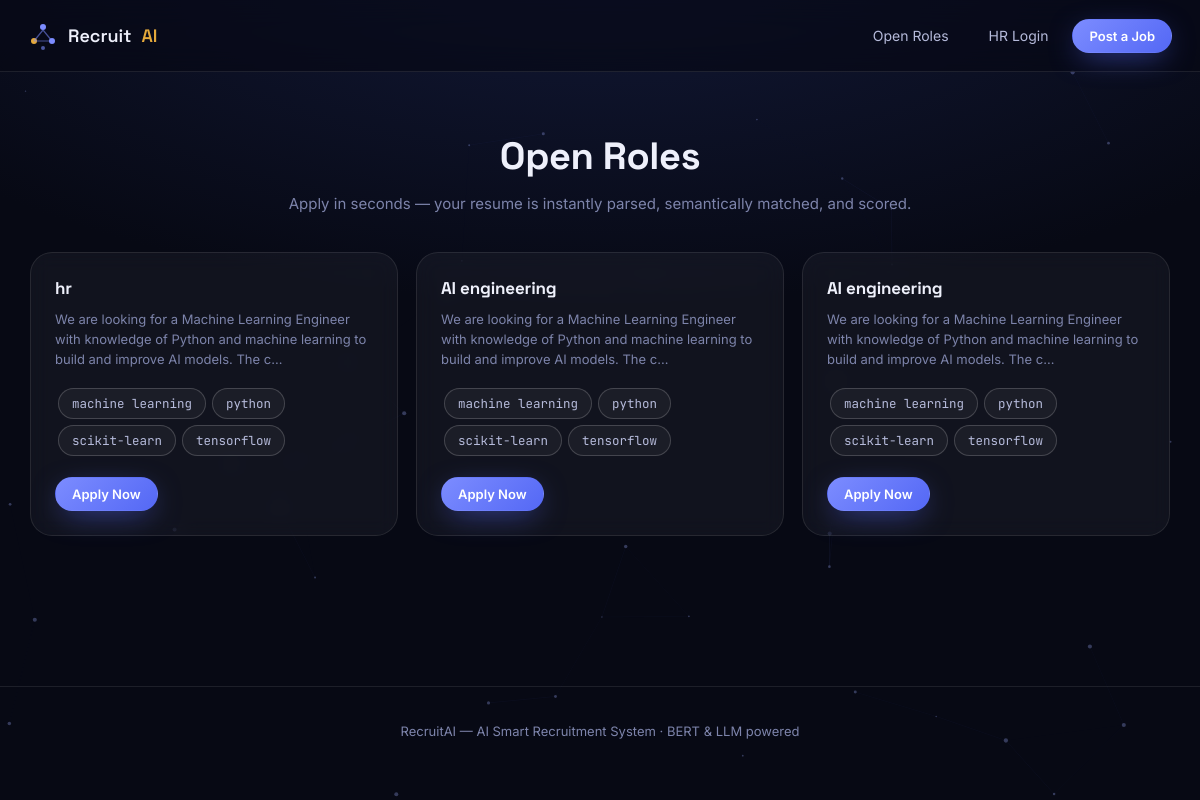
Page /jobs on the committed database.
### database.py (models this page shows, shortened)
class Job(db.Model):
    id = db.Column(db.Integer, primary_key=True)
    title = db.Column(db.String(150), nullable=False)
    description = db.Column(db.Text, nullable=False)
    required_skills_json = db.Column(db.Text, default="[]")
    required_experience = db.Column(db.Float, default=0.0)
    created_by = db.Column(db.Integer, db.ForeignKey("hr_user.id"))
    created_at = db.Column(db.DateTime, default=datetime.utcnow)
    @property
    def required_skills(self):
        return json.loads(self.required_skills_json or "[]")

### app.py (the view)
@app.route("/jobs")
def jobs_list():
    jobs = Job.query.order_by(Job.created_at.desc()).all()
    return render_template("jobs.html", jobs=jobs)

### templates/jobs.html (shortened to what this page needs)
{% extends "base.html" %}
{% block content %}
<section class="section container" style="padding-top:40px;">
  <div class="section-head reveal in-view" style="margin-bottom:36px;">
    <h2>Open Roles</h2>
    <p>Apply in seconds — your resume is instantly parsed, semantically matched, and scored.</p>
  </div>
  {% if not jobs %}
    <div class="card reveal in-view" style="text-align:center; padding:60px 20px;">
      <h3>No open roles right now</h3>
      <p style="color:var(--text-low); margin-top:10px;">Check back soon, or ask HR to post a role.</p>
    </div>
  {% else %}
    <div class="module-grid">
      {% for job in jobs %}
      <div class="card module-card card-hover reveal">
        <h4 style="font-size:17px; margin-bottom:10px;">{{ job.title }}</h4>
        <p style="margin-bottom:16px;">{{ job.description[:130] }}{% if job.description|length > 130 %}…{% endif %}</p>
        <div style="margin-bottom:18px;">
          {% for s in job.required_skills[:6] %}<span class="pill pill-neutral">{{ s }}</span>{% endfor %}
        </div>
        <a href="{{ url_for('apply', job_id=job.id) }}" class="btn btn-primary btn-sm">Apply Now</a>
      </div>
      {% endfor %}
    </div>
  {% endif %}
</section>
{% endblock %}

### templates/base.html (shortened to what this page needs)
<!doctype html>
<html lang="en">
<head>
  <link rel="stylesheet" href="{{ url_for('static', filename='css/style.css') }}">
</head>
<body>
  <canvas id="node-canvas"></canvas>
  <nav class="navbar">
    <a href="{{ url_for('index') }}" class="brand">
      Recruit<span style="color:#e4a93b">AI</span>
    </a>
    <div class="nav-links">
      <a href="{{ url_for('jobs_list') }}" class="nav-link">Open Roles</a>
      {% if session.get('hr_user_id') %}
        <a href="{{ url_for('hr_dashboard') }}" class="nav-link">Dashboard</a>
        <a href="{{ url_for('hr_logout') }}" class="nav-link">Log out</a>
      {% else %}
        <a href="{{ url_for('hr_login') }}" class="nav-link">HR Login</a>
        <a href="{{ url_for('hr_signup') }}" class="btn btn-primary btn-sm">Post a Job</a>
      {% endif %}
    </div>
  </nav>
  <div class="page-shell">
    <div class="container" style="padding-top:20px;">
    </div>
    {% block content %}{% endblock %}
  </div>
  <footer class="footer">
    <div class="container">RecruitAI — AI Smart Recruitment System · BERT &amp; LLM powered</div>
  </footer>
</body>
</html>

### static/css/style.css (style rules this page uses)
:root { --bg-0: #070914; --bg-1: #0c1024; --bg-2: #131a3a; --surface: rgba(255, 255, 255, 0.045); --surface-hover: rgba(255, 255, 255, 0.08); --border: rgba(255, 255, 255, 0.09); --border-strong: rgba(255, 255, 255, 0.18); --indigo: #5468f5; --indigo-bright: #7c8cff; --indigo-dim: #2c3488; --gold: #e4a93b; --gold-bright: #f6c35e; --green: #3ecf8e; --red: #f16565; --text-hi: #eef0fb; --text-mid: #b6bbdb; --text-low: #7d84ab; --radius-sm: 8px; --radius-md: 14px; --radius-lg: 22px; --shadow-glow: 0 0 0 1px var(--border), 0 20px 60px -20px rgba(84, 104, 245, 0.35); --font-display: 'Space Grotesk', 'Inter', sans-serif; --font-body: 'Inter', sans-serif; --font-mono: 'JetBrains Mono', monospace; }
* { box-sizing: border-box; }
html { scroll-behavior: smooth; }
body { margin: 0; background: radial-gradient(ellipse 120% 80% at 50% -10%, var(--bg-2), var(--bg-0) 60%); color: var(--text-mid); font-family: var(--font-body); min-height: 100vh; position: relative; overflow-x: hidden; }
a { color: inherit; text-decoration: none; }
h1, h2, h3, h4 { font-family: var(--font-display); color: var(--text-hi); margin: 0; letter-spacing: -0.01em; }
p { margin: 0; }
.container { max-width: 1140px; margin: 0 auto; padding: 0 28px; }
.page-shell { position: relative; z-index: 1; padding-bottom: 80px; }
#node-canvas { position: fixed; inset: 0; z-index: 0; pointer-events: none; opacity: 0.55; }
.navbar { position: sticky; top: 0; z-index: 50; display: flex; align-items: center; justify-content: space-between; padding: 18px 28px; backdrop-filter: blur(14px); background: rgba(7, 9, 20, 0.65); border-bottom: 1px solid var(--border); }
.brand { display: flex; align-items: center; gap: 10px; font-family: var(--font-display); font-weight: 600; font-size: 18px; color: var(--text-hi); }
.brand-mark { width: 30px; height: 30px; position: relative; }
.nav-links { display: flex; align-items: center; gap: 8px; }
.nav-link { padding: 9px 16px; border-radius: 999px; font-size: 14px; color: var(--text-mid); transition: all .2s ease; }
.btn { display: inline-flex; align-items: center; justify-content: center; gap: 8px; padding: 12px 24px; border-radius: 999px; font-family: var(--font-body); font-weight: 600; font-size: 14.5px; border: 1px solid transparent; cursor: pointer; transition: transform .18s ease, box-shadow .18s ease, background .18s ease; white-space: nowrap; }
.btn-primary { background: linear-gradient(135deg, var(--indigo-bright), var(--indigo)); color: white; box-shadow: 0 8px 30px -8px rgba(84,104,245,.7); }
.btn-sm { padding: 8px 16px; font-size: 13px; }
.card { background: var(--surface); border: 1px solid var(--border); border-radius: var(--radius-lg); padding: 28px; backdrop-filter: blur(10px); transition: border-color .25s ease, transform .25s ease; }
.reveal { opacity: 0; transform: translateY(24px); transition: opacity .7s ease, transform .7s ease; }
.reveal.in-view { opacity: 1; transform: translateY(0); }
.module-grid { display: grid; grid-template-columns: repeat(auto-fit, minmax(260px, 1fr)); gap: 18px; }
.module-card { padding: 24px; }
.module-card h4 { font-size: 15.5px; margin-bottom: 6px; }
.module-card p { font-size: 13px; color: var(--text-low); line-height: 1.55; }
.section { padding: 70px 0; }
.section-head { text-align: center; max-width: 640px; margin: 0 auto 44px; }
.section-head h2 { font-size: clamp(26px, 3.4vw, 38px); margin-bottom: 12px; }
.section-head p { color: var(--text-low); font-size: 15px; line-height: 1.6; }
.pill { display: inline-flex; align-items: center; padding: 6px 13px; border-radius: 999px; font-size: 12.5px; font-family: var(--font-mono); margin: 3px; }
.pill-neutral { background: var(--surface); border: 1px solid var(--border-strong); color: var(--text-mid); }
.footer { border-top: 1px solid var(--border); padding: 36px 0; text-align: center; color: var(--text-low); font-size: 13px; }

### rows in the picture
Job: title "hr", description "We are looking for a Machine Learning Engineer with knowledge of Python and machine learning to build and improve AI models. The c", 6 "machine learning" "python" "scikit-learn" "tensorflow"
Job: title "AI engineering", description "We are looking for a Machine Learning Engineer with knowledge of Python and machine learning to build and improve AI models. The c", 6 "machine learning" "python" "scikit-learn" "tensorflow"
Job: title "AI engineering", description "We are looking for a Machine Learning Engineer with knowledge of Python and machine learning to build and improve AI models. The c", 6 "machine learning" "python" "scikit-learn" "tensorflow"
